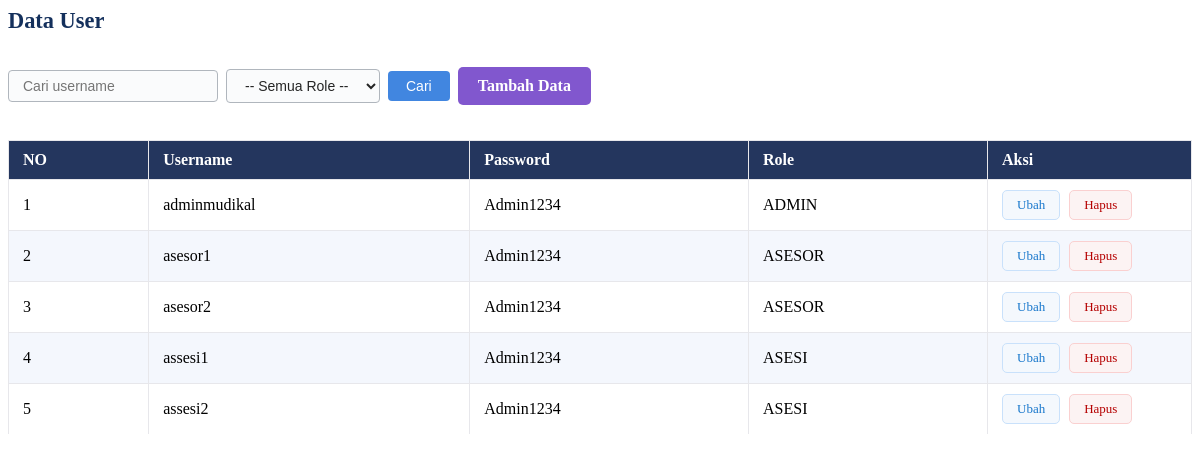
The app's page /MANAGEMENT/tampil2.php (signed in) with its own data.
### tables this page shows
CREATE TABLE `users` (
  `id_user` int(11) NOT NULL,
  `username` varchar(32) NOT NULL,
  `password` varchar(255) NOT NULL,
  `role` enum('Admin','Asesor','Asesi') NOT NULL,
  `id_referensi` int(11) DEFAULT NULL
);

### MANAGEMENT/tampil2.php (the view, shortened to what this page needs)
<?php
include '../koneksi.php';
$sql = "SELECT * FROM users";
$params = [];
if (!empty($params)) {
    $stmt = mysqli_prepare($koneksi, $sql);
    if ($stmt) {
        $types = str_repeat('s', count($params));
        mysqli_stmt_bind_param($stmt, $types, ...$params);
        mysqli_stmt_execute($stmt);
        $hasil = mysqli_stmt_get_result($stmt);
    } else {
        die("Prepare error: " . mysqli_error($koneksi));
    }
} else {
    $hasil = mysqli_query($koneksi, $sql);
}
?>
<div class="konten-user">
    <h2 class="jdm">Data User</h2>
    <form method="get" action="" class="cari">
        <input
            type="text"
            name="search"
            placeholder="Cari username"
            value="<?php echo htmlspecialchars($_GET['search'] ?? ''); ?>">
        <select name="role_filter">
            <option value="">-- Semua Role --</option>
        </select>
        <button type="submit">Cari</button>
        <div style="margin: 15px 0; text-align: right;">
            <a href="../BERANDA/UTAMA.php?page=../PENAGATURAN/tambah-user-baru.php"
                style="display: inline-block; padding: 10px 20px; background: #8157ceff; color: white;
                       text-decoration: none; border-radius: 5px; font-weight: 600;">
                <i class="fas fa-plus"></i> Tambah Data
            </a>
        </div>
    </form>
    <table>
        <thead>
            <tr>
                <th>NO</th>
                <th>Username</th>
                <th>Password</th>
                <th>Role</th>
                <th style="width: 175px;">Aksi</th>
            </tr>
        </thead>
        <tbody>
            <?php
            $no = 1;
            $rows = [];
            while ($row = mysqli_fetch_assoc($hasil)) {
                $rows[] = $row;
            }
            if (count($rows) > 0) {
                foreach ($rows as $row) {
                    echo "<tr>";
                    echo "<td data-label='NO'>" . $no++ . "</td>";
                    echo "<td data-label='Username'>" . htmlspecialchars($row['username'] ?? '') . "</td>";
                    echo "<td data-label='Password'>" . htmlspecialchars($row['password']) . "</td>";
                    echo "<td data-label='Role'>" . strtoupper(htmlspecialchars($row['role'])) . "</td>";
                    echo "<td data-label='Aksi' class='aksi'>
                        <a href='UTAMA.php?page=../PENAGATURAN/ubah.php&id=" . $row['id_user'] . "' class='btn-ubah'>Ubah</a>
                        <a href='../BERANDA/UTAMA.php?page=../PENAGATURAN/hapus.php&id=" . $row['id_user'] . "'
                           class='btn-hapus'
                           onclick=\"return confirm('Yakin ingin menghapus user ini?');\">Hapus</a>
                        </td>";
                    echo "</tr>";
                }
            } else {
                echo "<tr><td colspan='5' style='text-align:center;color:#8692af;padding:32px;background:#fcfdff;font-size:16px;border-radius:7px;'>
                    Tidak ada data user yang sesuai dengan pencarian.
                    </td></tr>";
            }
            ?>
        </tbody>
    </table>
</div>

### MANAGEMENT/tampil2.php (style rules this page uses)
.jdm { color: #14305c; margin-bottom: 18px; font-size: 1.4em; }
.cari { margin-bottom:20px; display: flex; flex-wrap: wrap; gap: 8px; align-items: center; }
.cari input[type="text"] { padding:7px 14px; width:210px; border:1px solid #b0b6bd; border-radius:4px; font-size:14px; color:#252525; background:#fafbfc; transition: border-color .22s; }
.cari select { padding:7px 14px; border:1px solid #b0b6bd; border-radius:4px; font-size:14px; color:#252525; background:#fafbfc; transition: border-color .22s; }
.cari button { padding:7px 18px; font-size:14px; background:#4186e0; border:none; border-radius:4px; color:#fff; cursor:pointer; font-weight:500; }
table { width: 100%; border-collapse: collapse; margin-top: 16px; }
th, td { border: 1px solid #e7e7eb; padding: 10px 14px; text-align: left; }
th { background: #24365e; color: #fff; font-weight: 600; }
tr:nth-child(even) { background: #f4f7fd; }
tr:nth-child(odd) { background: #fff; }
tbody tr:last-child td { border-bottom: none; }
.aksi a { display: inline-block; font-size: 13px; padding: 6px 14px; border-radius: 5px; margin-right: 5px; background: #f4f8fd; color: #1877cc; text-decoration: none; border: 1px solid #c9e1fb; }
.aksi a.btn-hapus { color: #b50000; border-color: #fad0d0; background: #fcf3f3; }

### records on screen
users: username "adminmudikal", password "Admin1234", role "ADMIN"
users: username "asesor1", password "Admin1234", role "ASESOR"
users: username "asesor2", password "Admin1234", role "ASESOR"
users: username "assesi1", password "Admin1234", role "ASESI"
users: username "assesi2", password "Admin1234", role "ASESI"
